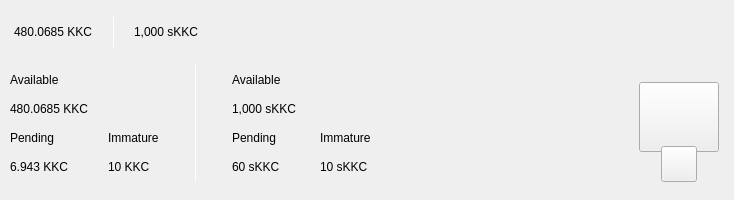
<?xml version="1.0" encoding="UTF-8"?>
<ui version="4.0">
 <class>TopBar</class>
 <widget class="QWidget" name="TopBar">
  <property name="geometry">
   <rect>
    <x>0</x>
    <y>0</y>
    <width>734</width>
    <height>200</height>
   </rect>
  </property>
  <property name="minimumSize">
   <size>
    <width>0</width>
    <height>200</height>
   </size>
  </property>
  <property name="maximumSize">
   <size>
    <width>16777215</width>
    <height>200</height>
   </size>
  </property>
  <property name="windowTitle">
   <string>Form</string>
  </property>
  <layout class="QVBoxLayout" name="verticalLayout_10" stretch="0">
   <property name="spacing">
    <number>0</number>
   </property>
   <property name="leftMargin">
    <number>0</number>
   </property>
   <property name="topMargin">
    <number>0</number>
   </property>
   <property name="rightMargin">
    <number>0</number>
   </property>
   <property name="bottomMargin">
    <number>0</number>
   </property>
   <item>
    <widget class="PFBorderImage" name="containerTop" native="true">
     <layout class="QVBoxLayout" name="verticalLayout_11">
      <property name="spacing">
       <number>0</number>
      </property>
      <property name="leftMargin">
       <number>0</number>
      </property>
      <property name="topMargin">
       <number>0</number>
      </property>
      <property name="rightMargin">
       <number>0</number>
      </property>
      <property name="bottomMargin">
       <number>0</number>
      </property>
      <item>
       <widget class="QWidget" name="top_container_2" native="true">
        <property name="minimumSize">
         <size>
          <width>0</width>
          <height>65</height>
         </size>
        </property>
        <layout class="QHBoxLayout" name="top_container">
         <property name="spacing">
          <number>0</number>
         </property>
         <property name="leftMargin">
          <number>14</number>
         </property>
         <property name="topMargin">
          <number>0</number>
         </property>
         <property name="rightMargin">
          <number>14</number>
         </property>
         <property name="bottomMargin">
          <number>0</number>
         </property>
         <item alignment="Qt::AlignVCenter">
          <widget class="QWidget" name="widgetTopAmount" native="true">
           <property name="sizePolicy">
            <sizepolicy hsizetype="Preferred" vsizetype="Maximum">
             <horstretch>0</horstretch>
             <verstretch>0</verstretch>
            </sizepolicy>
           </property>
           <layout class="QHBoxLayout" name="horizontalLayout_5">
            <property name="spacing">
             <number>0</number>
            </property>
            <property name="leftMargin">
             <number>0</number>
            </property>
            <property name="topMargin">
             <number>0</number>
            </property>
            <property name="rightMargin">
             <number>0</number>
            </property>
            <property name="bottomMargin">
             <number>0</number>
            </property>
            <item alignment="Qt::AlignTop">
             <widget class="QLabel" name="labelAmountTopKKC">
              <property name="minimumSize">
               <size>
                <width>0</width>
                <height>36</height>
               </size>
              </property>
              <property name="styleSheet">
               <string notr="true">padding:0px;margin:0px;</string>
              </property>
              <property name="text">
               <string notr="true">480.0685 KKC</string>
              </property>
             </widget>
            </item>
            <item>
             <spacer name="horizontalSpacer_11">
              <property name="orientation">
               <enum>Qt::Horizontal</enum>
              </property>
              <property name="sizeType">
               <enum>QSizePolicy::Fixed</enum>
              </property>
              <property name="sizeHint" stdset="0">
               <size>
                <width>20</width>
                <height>20</height>
               </size>
              </property>
             </spacer>
            </item>
            <item alignment="Qt::AlignVCenter">
             <widget class="QLabel" name="typeSpacerTop">
              <property name="minimumSize">
               <size>
                <width>1</width>
                <height>30</height>
               </size>
              </property>
              <property name="maximumSize">
               <size>
                <width>1</width>
                <height>30</height>
               </size>
              </property>
              <property name="styleSheet">
               <string notr="true">background-color:white;
padding:0px;
border:none;</string>
              </property>
              <property name="text">
               <string/>
              </property>
             </widget>
            </item>
            <item>
             <spacer name="horizontalSpacer_12">
              <property name="orientation">
               <enum>Qt::Horizontal</enum>
              </property>
              <property name="sizeType">
               <enum>QSizePolicy::Fixed</enum>
              </property>
              <property name="sizeHint" stdset="0">
               <size>
                <width>20</width>
                <height>20</height>
               </size>
              </property>
             </spacer>
            </item>
            <item alignment="Qt::AlignTop">
             <widget class="QLabel" name="labelAmountTopsKKC">
              <property name="minimumSize">
               <size>
                <width>0</width>
                <height>36</height>
               </size>
              </property>
              <property name="text">
               <string notr="true">1,000 sKKC</string>
              </property>
             </widget>
            </item>
           </layout>
          </widget>
         </item>
         <item>
          <spacer name="horizontalSpacer">
           <property name="orientation">
            <enum>Qt::Horizontal</enum>
           </property>
           <property name="sizeHint" stdset="0">
            <size>
             <width>40</width>
             <height>20</height>
            </size>
           </property>
          </spacer>
         </item>
         <item>
          <layout class="QHBoxLayout" name="horizontalLayout_4">
           <property name="spacing">
            <number>12</number>
           </property>
           <property name="rightMargin">
            <number>0</number>
           </property>
           <item alignment="Qt::AlignRight">
            <widget class="QWidget" name="layoutSync" native="true">
             <property name="minimumSize">
              <size>
               <width>0</width>
               <height>36</height>
              </size>
             </property>
             <property name="maximumSize">
              <size>
               <width>16777215</width>
               <height>36</height>
              </size>
             </property>
             <layout class="QVBoxLayout" name="verticalLayout_9">
              <property name="leftMargin">
               <number>0</number>
              </property>
              <property name="topMargin">
               <number>0</number>
              </property>
              <property name="rightMargin">
               <number>0</number>
              </property>
              <property name="bottomMargin">
               <number>0</number>
              </property>
              <item>
               <widget class="ExpandableButton" name="pushButtonSync" native="true">
                <property name="minimumSize">
                 <size>
                  <width>36</width>
                  <height>36</height>
                 </size>
                </property>
                <property name="maximumSize">
                 <size>
                  <width>16777215</width>
                  <height>36</height>
                 </size>
                </property>
               </widget>
              </item>
             </layout>
            </widget>
           </item>
           <item>
            <widget class="ExpandableButton" name="pushButtonStack" native="true">
             <property name="minimumSize">
              <size>
               <width>36</width>
               <height>36</height>
              </size>
             </property>
            </widget>
           </item>
           <item>
            <widget class="ExpandableButton" name="pushButtonColdStaking" native="true">
             <property name="minimumSize">
              <size>
               <width>36</width>
               <height>36</height>
              </size>
             </property>
            </widget>
           </item>
           <item>
            <widget class="ExpandableButton" name="pushButtonConnection" native="true">
             <property name="minimumSize">
              <size>
               <width>36</width>
               <height>36</height>
              </size>
             </property>
            </widget>
           </item>
           <item>
            <widget class="ExpandableButton" name="pushButtonTor" native="true">
             <property name="minimumSize">
              <size>
               <width>36</width>
               <height>36</height>
              </size>
             </property>
            </widget>
           </item>
           <item>
            <widget class="ExpandableButton" name="pushButtonLock" native="true">
             <property name="sizePolicy">
              <sizepolicy hsizetype="Expanding" vsizetype="Expanding">
               <horstretch>0</horstretch>
               <verstretch>0</verstretch>
              </sizepolicy>
             </property>
             <property name="minimumSize">
              <size>
               <width>36</width>
               <height>0</height>
              </size>
             </property>
            </widget>
           </item>
           <item>
            <widget class="ExpandableButton" name="pushButtonTheme" native="true">
             <property name="minimumSize">
              <size>
               <width>36</width>
               <height>36</height>
              </size>
             </property>
             <property name="maximumSize">
              <size>
               <width>16777215</width>
               <height>36</height>
              </size>
             </property>
            </widget>
           </item>
           <item>
            <widget class="ExpandableButton" name="pushButtonFAQ" native="true">
             <property name="minimumSize">
              <size>
               <width>36</width>
               <height>36</height>
              </size>
             </property>
            </widget>
           </item>
          </layout>
         </item>
        </layout>
       </widget>
      </item>
      <item>
       <widget class="QWidget" name="bottom_container" native="true">
        <property name="minimumSize">
         <size>
          <width>0</width>
          <height>135</height>
         </size>
        </property>
        <layout class="QHBoxLayout" name="botton_container">
         <property name="leftMargin">
          <number>10</number>
         </property>
         <property name="topMargin">
          <number>0</number>
         </property>
         <property name="rightMargin">
          <number>10</number>
         </property>
         <property name="bottomMargin">
          <number>10</number>
         </property>
         <item>
          <layout class="QHBoxLayout" name="horizontalLayout_3">
           <property name="bottomMargin">
            <number>9</number>
           </property>
           <item>
            <layout class="QVBoxLayout" name="verticalLayout_7">
             <property name="spacing">
              <number>0</number>
             </property>
             <property name="leftMargin">
              <number>0</number>
             </property>
             <property name="rightMargin">
              <number>30</number>
             </property>
             <item>
              <layout class="QVBoxLayout" name="verticalLayout_2">
               <item>
                <widget class="QLabel" name="labelTitle1">
                 <property name="text">
                  <string>Available</string>
                 </property>
                </widget>
               </item>
               <item>
                <widget class="QLabel" name="labelAmountKKC">
                 <property name="text">
                  <string notr="true">480.0685 KKC</string>
                 </property>
                </widget>
               </item>
              </layout>
             </item>
             <item>
              <layout class="QHBoxLayout" name="horizontalLayout_2">
               <property name="spacing">
                <number>0</number>
               </property>
               <item>
                <layout class="QVBoxLayout" name="verticalLayout_3">
                 <item>
                  <widget class="QLabel" name="labelTitle3">
                   <property name="text">
                    <string>Pending</string>
                   </property>
                  </widget>
                 </item>
                 <item>
                  <widget class="QLabel" name="labelPendingKKC">
                   <property name="text">
                    <string notr="true">6.943 KKC</string>
                   </property>
                  </widget>
                 </item>
                </layout>
               </item>
               <item>
                <spacer name="horizontalSpacer_3">
                 <property name="orientation">
                  <enum>Qt::Horizontal</enum>
                 </property>
                 <property name="sizeType">
                  <enum>QSizePolicy::Fixed</enum>
                 </property>
                 <property name="sizeHint" stdset="0">
                  <size>
                   <width>40</width>
                   <height>20</height>
                  </size>
                 </property>
                </spacer>
               </item>
               <item>
                <layout class="QVBoxLayout" name="verticalLayout_4">
                 <item>
                  <widget class="QLabel" name="labelTitle4">
                   <property name="text">
                    <string>Immature</string>
                   </property>
                  </widget>
                 </item>
                 <item>
                  <widget class="QLabel" name="labelImmatureKKC">
                   <property name="text">
                    <string notr="true">10 KKC</string>
                   </property>
                  </widget>
                 </item>
                </layout>
               </item>
              </layout>
             </item>
            </layout>
           </item>
           <item>
            <widget class="QLabel" name="typeSpacerExpanded">
             <property name="minimumSize">
              <size>
               <width>1</width>
               <height>100</height>
              </size>
             </property>
             <property name="maximumSize">
              <size>
               <width>1</width>
               <height>16777215</height>
              </size>
             </property>
             <property name="styleSheet">
              <string notr="true">background-color:white;
padding:0px;
border:none;</string>
             </property>
             <property name="text">
              <string/>
             </property>
            </widget>
           </item>
           <item>
            <widget class="QWidget" name="zerocoinBalances" native="true">
             <layout class="QVBoxLayout" name="verticalLayout_8">
              <property name="spacing">
               <number>0</number>
              </property>
              <property name="leftMargin">
               <number>30</number>
              </property>
              <property name="topMargin">
               <number>0</number>
              </property>
              <property name="rightMargin">
               <number>0</number>
              </property>
              <property name="bottomMargin">
               <number>0</number>
              </property>
              <item>
               <layout class="QVBoxLayout" name="verticalLayout">
                <item>
                 <widget class="QLabel" name="labelTitleAvailablesKKC">
                  <property name="text">
                   <string>Available</string>
                  </property>
                 </widget>
                </item>
                <item>
                 <widget class="QLabel" name="labelAvailablesKKC">
                  <property name="text">
                   <string notr="true">1,000 sKKC</string>
                  </property>
                 </widget>
                </item>
               </layout>
              </item>
              <item>
               <layout class="QHBoxLayout" name="horizontalLayout">
                <property name="spacing">
                 <number>0</number>
                </property>
                <item>
                 <layout class="QVBoxLayout" name="verticalLayout_5">
                  <item>
                   <widget class="QLabel" name="labelTitlePendingsKKC">
                    <property name="text">
                     <string>Pending</string>
                    </property>
                   </widget>
                  </item>
                  <item>
                   <widget class="QLabel" name="labelPendingsKKC">
                    <property name="text">
                     <string notr="true">60 sKKC</string>
                    </property>
                   </widget>
                  </item>
                 </layout>
                </item>
                <item>
                 <spacer name="horizontalSpacer_4">
                  <property name="orientation">
                   <enum>Qt::Horizontal</enum>
                  </property>
                  <property name="sizeType">
                   <enum>QSizePolicy::Fixed</enum>
                  </property>
                  <property name="sizeHint" stdset="0">
                   <size>
                    <width>40</width>
                    <height>20</height>
                   </size>
                  </property>
                 </spacer>
                </item>
                <item>
                 <layout class="QVBoxLayout" name="verticalLayout_6">
                  <item>
                   <widget class="QLabel" name="labelTitleImmaturesKKC">
                    <property name="text">
                     <string>Immature</string>
                    </property>
                   </widget>
                  </item>
                  <item>
                   <widget class="QLabel" name="labelImmaturesKKC">
                    <property name="text">
                     <string notr="true">10 sKKC</string>
                    </property>
                   </widget>
                  </item>
                 </layout>
                </item>
               </layout>
              </item>
             </layout>
            </widget>
           </item>
          </layout>
         </item>
         <item>
          <spacer name="horizontalSpacer_2">
           <property name="orientation">
            <enum>Qt::Horizontal</enum>
           </property>
           <property name="sizeHint" stdset="0">
            <size>
             <width>40</width>
             <height>20</height>
            </size>
           </property>
          </spacer>
         </item>
         <item alignment="Qt::AlignHCenter|Qt::AlignVCenter">
          <widget class="QWidget" name="qrContainer" native="true">
           <property name="sizePolicy">
            <sizepolicy hsizetype="Preferred" vsizetype="Minimum">
             <horstretch>0</horstretch>
             <verstretch>0</verstretch>
            </sizepolicy>
           </property>
           <property name="minimumSize">
            <size>
             <width>90</width>
             <height>110</height>
            </size>
           </property>
           <property name="maximumSize">
            <size>
             <width>90</width>
             <height>110</height>
            </size>
           </property>
           <layout class="QVBoxLayout" name="containerQR">
            <property name="spacing">
             <number>0</number>
            </property>
            <property name="leftMargin">
             <number>5</number>
            </property>
            <property name="topMargin">
             <number>10</number>
            </property>
            <property name="rightMargin">
             <number>5</number>
            </property>
            <property name="bottomMargin">
             <number>0</number>
            </property>
            <item>
             <widget class="QPushButton" name="btnQr">
              <property name="minimumSize">
               <size>
                <width>70</width>
                <height>70</height>
               </size>
              </property>
              <property name="maximumSize">
               <size>
                <width>16777215</width>
                <height>70</height>
               </size>
              </property>
              <property name="focusPolicy">
               <enum>Qt::NoFocus</enum>
              </property>
              <property name="text">
               <string/>
              </property>
              <property name="iconSize">
               <size>
                <width>70</width>
                <height>70</height>
               </size>
              </property>
             </widget>
            </item>
            <item>
             <spacer name="verticalSpacer">
              <property name="orientation">
               <enum>Qt::Vertical</enum>
              </property>
              <property name="sizeType">
               <enum>QSizePolicy::Fixed</enum>
              </property>
              <property name="sizeHint" stdset="0">
               <size>
                <width>20</width>
                <height>20</height>
               </size>
              </property>
             </spacer>
            </item>
            <item alignment="Qt::AlignHCenter|Qt::AlignBottom">
             <widget class="QPushButton" name="pushButtonQR">
              <property name="minimumSize">
               <size>
                <width>36</width>
                <height>36</height>
               </size>
              </property>
              <property name="maximumSize">
               <size>
                <width>36</width>
                <height>36</height>
               </size>
              </property>
              <property name="focusPolicy">
               <enum>Qt::NoFocus</enum>
              </property>
              <property name="text">
               <string/>
              </property>
             </widget>
            </item>
           </layout>
          </widget>
         </item>
        </layout>
       </widget>
      </item>
     </layout>
    </widget>
   </item>
  </layout>
 </widget>
 <customwidgets>
  <customwidget>
   <class>ExpandableButton</class>
   <extends>QWidget</extends>
   <header>qt/kabberry/expandablebutton.h</header>
   <container>1</container>
  </customwidget>
  <customwidget>
   <class>PFBorderImage</class>
   <extends>QFrame</extends>
   <header>qt/kabberry/pfborderimage.h</header>
   <container>1</container>
  </customwidget>
 </customwidgets>
 <resources/>
 <connections/>
</ui>
